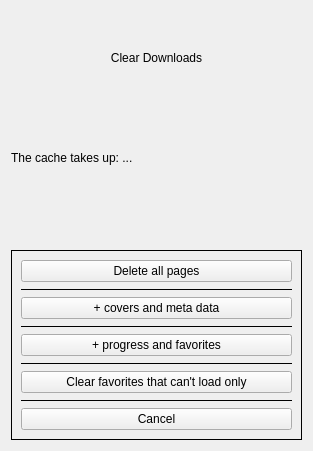
<?xml version="1.0" encoding="UTF-8"?>
<ui version="4.0">
 <class>ClearCacheDialog</class>
 <widget class="QDialog" name="ClearCacheDialog">
  <property name="geometry">
   <rect>
    <x>0</x>
    <y>0</y>
    <width>313</width>
    <height>451</height>
   </rect>
  </property>
  <property name="sizePolicy">
   <sizepolicy hsizetype="Expanding" vsizetype="Preferred">
    <horstretch>0</horstretch>
    <verstretch>0</verstretch>
   </sizepolicy>
  </property>
  <property name="windowTitle">
   <string>Dialog</string>
  </property>
  <layout class="QVBoxLayout" name="verticalLayout">
   <item>
    <widget class="QLabel" name="labelTitle">
     <property name="text">
      <string>Clear Downloads</string>
     </property>
     <property name="alignment">
      <set>Qt::AlignCenter</set>
     </property>
     <property name="margin">
      <number>30</number>
     </property>
    </widget>
   </item>
   <item>
    <widget class="QLabel" name="labelCacheSize">
     <property name="text">
      <string>The cache takes up: ...</string>
     </property>
     <property name="alignment">
      <set>Qt::AlignLeading|Qt::AlignLeft|Qt::AlignVCenter</set>
     </property>
     <property name="margin">
      <number>40</number>
     </property>
    </widget>
   </item>
   <item>
    <spacer name="verticalSpacer">
     <property name="orientation">
      <enum>Qt::Vertical</enum>
     </property>
     <property name="sizeType">
      <enum>QSizePolicy::Fixed</enum>
     </property>
     <property name="sizeHint" stdset="0">
      <size>
       <width>20</width>
       <height>40</height>
      </size>
     </property>
    </spacer>
   </item>
   <item>
    <widget class="QFrame" name="frame">
     <property name="frameShape">
      <enum>QFrame::Box</enum>
     </property>
     <property name="frameShadow">
      <enum>QFrame::Plain</enum>
     </property>
     <layout class="QVBoxLayout" name="verticalLayout_2">
      <item>
       <widget class="QPushButton" name="pushButtonClear1">
        <property name="focusPolicy">
         <enum>Qt::NoFocus</enum>
        </property>
        <property name="text">
         <string>Delete all pages</string>
        </property>
       </widget>
      </item>
      <item>
       <widget class="QFrame" name="frame_2">
        <property name="sizePolicy">
         <sizepolicy hsizetype="Preferred" vsizetype="Fixed">
          <horstretch>0</horstretch>
          <verstretch>0</verstretch>
         </sizepolicy>
        </property>
        <property name="baseSize">
         <size>
          <width>0</width>
          <height>1</height>
         </size>
        </property>
        <property name="frameShape">
         <enum>QFrame::HLine</enum>
        </property>
        <property name="frameShadow">
         <enum>QFrame::Plain</enum>
        </property>
       </widget>
      </item>
      <item>
       <widget class="QPushButton" name="pushButtonClear2">
        <property name="focusPolicy">
         <enum>Qt::NoFocus</enum>
        </property>
        <property name="text">
         <string>+ covers and meta data</string>
        </property>
       </widget>
      </item>
      <item>
       <widget class="QFrame" name="frame_3">
        <property name="sizePolicy">
         <sizepolicy hsizetype="Preferred" vsizetype="Fixed">
          <horstretch>0</horstretch>
          <verstretch>0</verstretch>
         </sizepolicy>
        </property>
        <property name="baseSize">
         <size>
          <width>0</width>
          <height>1</height>
         </size>
        </property>
        <property name="frameShape">
         <enum>QFrame::HLine</enum>
        </property>
        <property name="frameShadow">
         <enum>QFrame::Plain</enum>
        </property>
       </widget>
      </item>
      <item>
       <widget class="QPushButton" name="pushButtonClear3">
        <property name="focusPolicy">
         <enum>Qt::NoFocus</enum>
        </property>
        <property name="text">
         <string>+ progress and favorites</string>
        </property>
       </widget>
      </item>
      <item>
       <widget class="QFrame" name="frame_4">
        <property name="sizePolicy">
         <sizepolicy hsizetype="Preferred" vsizetype="Fixed">
          <horstretch>0</horstretch>
          <verstretch>0</verstretch>
         </sizepolicy>
        </property>
        <property name="baseSize">
         <size>
          <width>0</width>
          <height>1</height>
         </size>
        </property>
        <property name="frameShape">
         <enum>QFrame::HLine</enum>
        </property>
        <property name="frameShadow">
         <enum>QFrame::Plain</enum>
        </property>
       </widget>
      </item>
      <item>
       <widget class="QPushButton" name="pushButtonClearInvalidFavs">
        <property name="focusPolicy">
         <enum>Qt::NoFocus</enum>
        </property>
        <property name="text">
         <string>Clear favorites that can't load only</string>
        </property>
       </widget>
      </item>
      <item>
       <widget class="QFrame" name="frame_5">
        <property name="sizePolicy">
         <sizepolicy hsizetype="Preferred" vsizetype="Fixed">
          <horstretch>0</horstretch>
          <verstretch>0</verstretch>
         </sizepolicy>
        </property>
        <property name="baseSize">
         <size>
          <width>0</width>
          <height>1</height>
         </size>
        </property>
        <property name="frameShape">
         <enum>QFrame::HLine</enum>
        </property>
        <property name="frameShadow">
         <enum>QFrame::Plain</enum>
        </property>
       </widget>
      </item>
      <item>
       <widget class="QPushButton" name="pushButtonCancel">
        <property name="focusPolicy">
         <enum>Qt::NoFocus</enum>
        </property>
        <property name="text">
         <string>Cancel</string>
        </property>
       </widget>
      </item>
     </layout>
    </widget>
   </item>
  </layout>
 </widget>
 <resources/>
 <connections/>
</ui>
